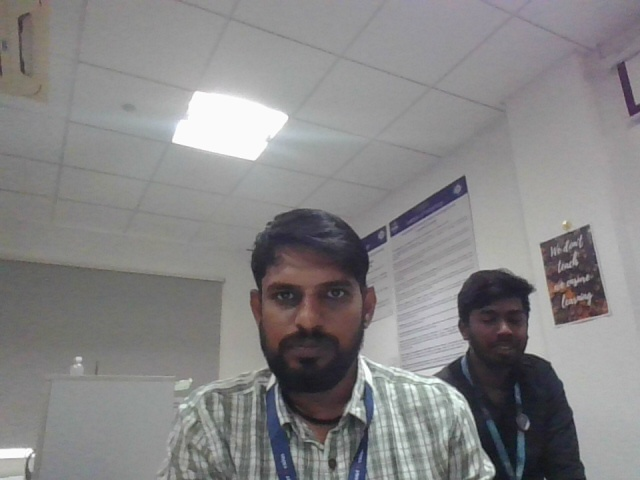
#> input picture models/photo_1.jpg, 640 x 480 px
$ python -i preprocess.py   (imports and definitions only)
#> lines starting #> are read from the running program, lines starting #| are printed output that depends on the picture
#> further down, picture is the input picture: shape (480, 640, 3); mean B, G, R 134.3, 133.5, 134.6
import os
import base64
from pathlib import Path
from typing import Union
import requests
import numpy as np
import cv2

def histogram_equalization(image):
        # Convert the image to grayscale
        gray = cv2.cvtColor(image, cv2.COLOR_BGR2GRAY)
        # Apply histogram equalization
        equalized_image = cv2.equalizeHist(gray)
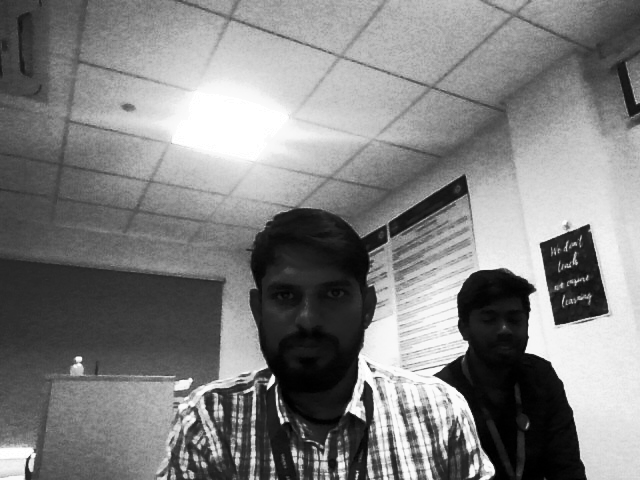
#> equalized_image: shape (480, 640); min 0, max 255, mean 128.9
        # Convert back to color
        return cv2.cvtColor(equalized_image, cv2.COLOR_GRAY2BGR)

def adjust_contrast(image, alpha=1.5, beta=0):
        # Apply contrast adjustment
#> called with alpha = 1.5, beta = 0
        contrast_image = cv2.convertScaleAbs(image, alpha=alpha, beta=beta)
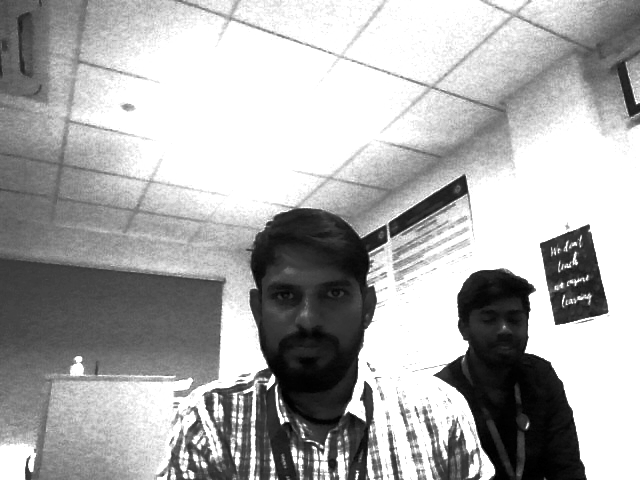
#> contrast_image: shape (480, 640, 3); min 0, max 255, mean 171.4
        return contrast_image

def denoise_image(image):
    # Apply non-local means denoising
        return cv2.fastNlMeansDenoisingColored(image, None, 10, 10, 7, 21)


def enhance_image(image):
        # Apply histogram equalization
        image = histogram_equalization(image)
        # Adjust the contrast
        image = adjust_contrast(image)
        # Denoise the image
        image = denoise_image(image)
        return image

# [132 lines left out: functions get_image, load_base64_img, load_image_from_web, resize_image, preprocess_image, not called in this run]

>>> import cv2
>>> picture = cv2.imread('../photo_1.jpg')
>>> result = enhance_image(picture)
